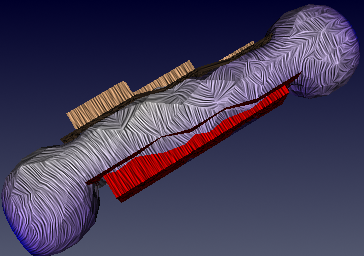

This chart was generated by the following Python code:
#!/usr/bin/env python

# Test vtkCompositeSurfaceLICMapper: SurfaceLICMultiBlockContrastEnhancedPerlin.

import vtkmodules.vtkInteractionStyle  # noqa: F401
import vtkmodules.vtkRenderingOpenGL2  # noqa: F401

import math
import os

from vtkmodules.vtkCommonCore import vtkFloatArray
from vtkmodules.vtkCommonDataModel import vtkDataObject
from vtkmodules.vtkFiltersGeometry import vtkDataSetSurfaceFilter
from vtkmodules.vtkIOXML import vtkXMLMultiBlockDataReader
from vtkmodules.vtkRenderingCore import (
    vtkActor,
    vtkDiscretizableColorTransferFunction,
    vtkRenderWindow,
    vtkRenderWindowInteractor,
    vtkRenderer,
)
from vtkmodules.vtkRenderingLICOpenGL2 import (
    vtkCompositeSurfaceLICMapper,
    vtkSurfaceLICInterface,
)

# Read data
data_dir = os.environ.get("VPE_DATA_DIR", os.path.dirname(os.path.abspath(__file__)))
reader = vtkXMLMultiBlockDataReader()
reader.SetFileName(os.path.join(data_dir, "ex-blow_5.vtm"))
surface = vtkDataSetSurfaceFilter()
surface.SetInputConnection(reader.GetOutputPort())
surface.Update()
data_obj = surface.GetOutputDataObject(0)

# Compute vector magnitude for coloring
mag_range = [float("inf"), float("-inf")]
mag_name = None
it = data_obj.NewIterator()
it.InitTraversal()
while not it.IsDoneWithTraversal():
    ds = it.GetCurrentDataObject()
    if ds and ds.GetNumberOfCells() > 0:
        v = ds.GetPointData().GetArray("DISPLACEMENT_")
        if v is not None:
            mag = vtkFloatArray()
            mag.SetName("magDISPLACEMENT_")
            mag.SetNumberOfTuples(v.GetNumberOfTuples())
            for j in range(v.GetNumberOfTuples()):
                s = sum(v.GetComponent(j, c) ** 2 for c in range(v.GetNumberOfComponents()))
                mag.SetValue(j, math.sqrt(s))
            ds.GetPointData().SetScalars(mag)
            mag_name = mag.GetName()
            r = mag.GetRange()
            mag_range[0] = min(mag_range[0], r[0])
            mag_range[1] = max(mag_range[1], r[1])
    it.GoToNextItem()

# Mapper
lic_mapper = vtkCompositeSurfaceLICMapper()
lic_mapper.SetInputArrayToProcess(
    0, 0, 0, vtkDataObject.FIELD_ASSOCIATION_POINTS_THEN_CELLS, "DISPLACEMENT_")
lic_mapper.SetInputDataObject(data_obj)

lut = vtkDiscretizableColorTransferFunction()
lut.SetColorSpaceToRGB()
lut.AddRGBPoint(mag_range[0], 0.0, 0.0, 1.0)
lut.AddRGBPoint(mag_range[1], 1.0, 0.0, 0.0)
lut.SetColorSpaceToDiverging()
lut.Build()
lut.SetDiscretize(True)
lut.SetNumberOfValues(256)
lic_mapper.SetLookupTable(lut)
lic_mapper.SetScalarModeToUsePointData()
lic_mapper.SetScalarVisibility(1)
lic_mapper.SelectColorArray(mag_name)
lic_mapper.SetUseLookupTableScalarRange(1)
lic_mapper.SetScalarModeToUsePointFieldData()
lic_mapper.SetInterpolateScalarsBeforeMapping(0)

# LIC interface parameters
lic_interface = lic_mapper.GetLICInterface()
lic_interface.SetNumberOfSteps(50)
lic_interface.SetStepSize(0.1)
lic_interface.SetEnhancedLIC(1)
lic_interface.SetNormalizeVectors(1)
lic_interface.SetGenerateNoiseTexture(1)
lic_interface.SetNoiseType(2)
lic_interface.SetNoiseTextureSize(128)
lic_interface.SetNoiseGrainSize(2)
lic_interface.SetMinNoiseValue(0.0)
lic_interface.SetMaxNoiseValue(1.0)
lic_interface.SetNumberOfNoiseLevels(1024)
lic_interface.SetImpulseNoiseProbability(1.0)
lic_interface.SetImpulseNoiseBackgroundValue(0.0)
lic_interface.SetNoiseGeneratorSeed(1)
lic_interface.SetEnhanceContrast(4)
lic_interface.SetLowLICContrastEnhancementFactor(0.0)
lic_interface.SetHighLICContrastEnhancementFactor(0.0)
lic_interface.SetLowColorContrastEnhancementFactor(0.0)
lic_interface.SetHighColorContrastEnhancementFactor(0.0)
lic_interface.SetAntiAlias(0)
lic_interface.SetColorMode(1)
lic_interface.SetLICIntensity(0.8)
lic_interface.SetMapModeBias(0.1)
lic_interface.SetMaskOnSurface(1)
lic_interface.SetMaskThreshold(0.0)
lic_interface.SetMaskIntensity(0.41)
lic_interface.SetMaskColor([0.0, 0.0, 0.0])

# Actor
lic_actor = vtkActor()
lic_actor.SetMapper(lic_mapper)

# Renderer
renderer = vtkRenderer()
renderer.AddActor(lic_actor)
renderer.SetBackground(0.3216, 0.3412, 0.4314)
renderer.SetBackground2(0.0, 0.0, 0.1647)
renderer.GradientBackgroundOn()

# Render window
render_window = vtkRenderWindow()
render_window.SetSize(364, 256)
render_window.AddRenderer(renderer)
render_window.SetWindowName("surface lic multiblock contrast enhanced perlin")

# Interactor
interactor = vtkRenderWindowInteractor()
interactor.SetRenderWindow(render_window)

# Functional render for OpenGL context check
render_window.Render()

if not vtkSurfaceLICInterface.IsSupported(render_window):
    print("WARNING: Surface LIC not supported, skipping.")
else:
    # Scene
    camera = renderer.GetActiveCamera()
    camera.SetFocalPoint(-30.3, 15.2, 7.0)
    camera.SetPosition(64.7, 3.2, -14.0)
    camera.SetViewAngle(30)
    camera.SetViewUp(0.25, 0.5, 0.8)
    renderer.ResetCameraClippingRange()
    camera.Zoom(1.09)

    interactor.Initialize()
    interactor.Start()
